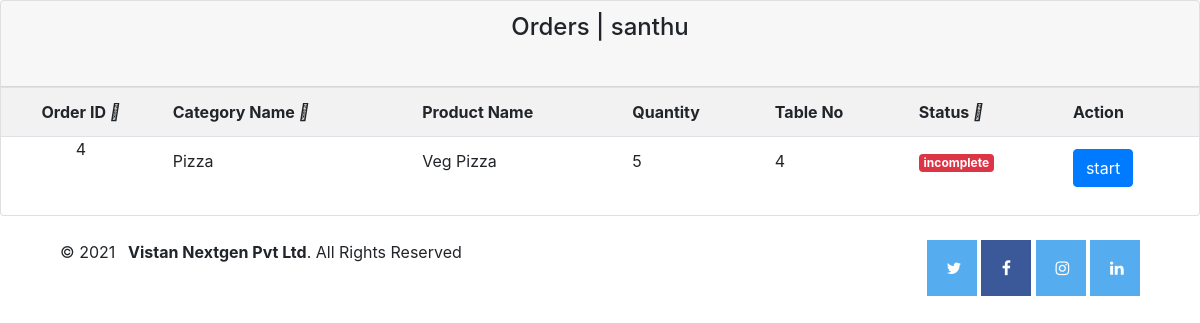
Page /api/details/4/ on the committed database.
### testapp/models.py (models this page shows, shortened)
class Chef(models.Model):
    chef_id=models.IntegerField()
    chef_name=models.CharField(max_length=100,unique=True)
    chef_image=models.ImageField(default='media')
    category_name=models.ManyToManyField(Category)
    product_name=models.CharField(max_length=100)
    orders_completed=models.IntegerField(default=0)
    description=models.TextField(null=True,blank=True)
    mobile=models.CharField(max_length=100)
    status=models.BooleanField(default=True)
    created_at=models.DateTimeField(auto_now_add=True)
    updated_at=models.DateTimeField(auto_now_add=True)
    class Meta:
        verbose_name='Chef'
        verbose_name_plural='Chefs'
    def __str__(self):
        return '{}' .format(self.chef_name)

class OrderItem(models.Model):
    order_id=models.CharField(max_length=30,null=True,blank=True)
    category_id=models.IntegerField()
    category_name=models.CharField(max_length=100)
    product_id=models.IntegerField()
    product_name=models.CharField(max_length=100)
    quantity=models.IntegerField()
    price=models.DecimalField(max_digits=20,decimal_places=2)
    description=models.TextField(null=True,blank=True)
    created_at=models.DateTimeField(auto_now_add=True)
    updated_at=models.DateTimeField(auto_now_add=True)
    allocation=models.BooleanField(default=False)
    table_no=models.IntegerField()
    prepared_by=models.CharField(max_length=100,blank=True,null=True)
    status=models.CharField(max_length=20, choices=allocation_choices, default='incomplete')
    class Meta:
        verbose_name='OrderItem'
        verbose_name_plural='OrderItems'

### testapp/views.py (the view, shortened to what this page needs)
# urls.py: path('details/<int:id>/', views.chefdetailsview,name='details'),# CHEF DETAILS PAGE URL
def chefdetailsview(request,id):
    chef=Chef.objects.get(id=id)
    print(chef.chef_name)
    orderitem=OrderItem.objects.filter(Q(prepared_by = chef.chef_name) & ( Q(status = 'incomplete') | Q(status = 'pending')))
    if len(orderitem) == 1:
        alloc_1 = orderitem[0]
        return render(request, 'testapp/chef_detail.html', {
                                                        'chef' : chef,
                                                        'orderitem':  orderitem,
                                                        'alloc_1' : alloc_1,
                                                        })
    else:
        return render(request, 'testapp/chef_detail.html', {
                                                'chef' : chef,
                                                'orderitem':  orderitem,
                                                })

### testapp/templates/testapp/chef_detail.html (shortened to what this page needs)
<!DOCTYPE html>
<html lang="en">
  {% load static %}
<head>
  <link rel="stylesheet" href="{% static 'css/chef_detail.css' %}">
  <link rel="stylesheet" href="https://cdn.jsdelivr.net/npm/bootstrap@4.6.1/dist/css/bootstrap.min.css">
  <link rel="stylesheet" href="https://cdnjs.cloudflare.com/ajax/libs/font-awesome/4.7.0/css/font-awesome.min.css">
</head>
<body>
    <div class="card card-warning">
        <div class="card-header" align="center">
            <h4>Orders | {{chef}}</h4>
            <div class="card-header-action"><br></div>
        </div>
        <div class="table-responsive">
            <div class="card-body p-0">
                {% if orderitem %}
                    <table class="table table-striped" id = "myTable">
                        <tr>
                            <th class="text-center" onclick="sortTable(0)">Order ID&nbsp;<i class="fas fa-sort"></i></th>
                            <th onclick="sortTable(1)">Category Name&nbsp;<i class="fas fa-sort"></i></th>
                            <th>Product Name</th>
                            <th>Quantity</th>
                            <th>Table No</th>
                            <th onclick="sortTable(4)">Status&nbsp;<i class="fas fa-sort"></i></th>
                            <th>Action</th>
                        </tr>
                        <tr>
                            <td class="p-0 text-center">{{alloc_1.id}} </td>
                            <td>{{alloc_1.category_name|title}}</td>
                            <td>{{alloc_1.product_name|title}}</td>
                            <td>{{alloc_1.quantity}}</td>
                            <td>{{alloc_1.table_no}}</td>
                            <td>
                                {% ifequal alloc_1.status 'pending'%}
                                    <div class="badge badge-warning">{{alloc_1.status}}</div>
                                {% else %}
                                    <div class="badge badge-danger">{{alloc_1.status}}</div>
                                {% endifequal %}
                            </td>
                            <td>
                                {% ifequal alloc_1.status 'incomplete' %}
                                    <a  class="btn btn-md btn-primary"
                                        style="text-decoration: none;"
                                        href="{% url 'testapp:pending-alloc-status' alloc_1.id  chef.id%}"
                                        data-toggle="tooltip" data-placement="top"
                                        title="start">
                                        start
                                    </a>&nbsp;
                                {% endifequal %}
                            </td>
                        </tr>
                    </table>
                {% else %}
                {% comment %} if chef dont have any orders this else part will execute {% endcomment %}
                <br>
                    <h6 class="text-center" style="color: orangered;">No orders till now ! </h6>
                <br>
                {% endif %}
            </div>
        </div>
    </div>
        <footer id="footer">
            <div class="container d-md-flex py-4" >
              <div class="container" align="left">
                <div class="copyright">
                  &copy; 2021 &nbsp;<strong><span> Vistan Nextgen Pvt Ltd</span></strong>. All Rights Reserved
                </div>
              </div>
              <div class="container" align="right">
                <a href="https://twitter.com/nextgenvistan" class="twitter"><i class="fa fa-twitter"></i></a>
                <a href="https://www.facebook.com/vistannextgen1/" class="facebook"><i class="fa fa-facebook"></i></a>
                <a href="https://www.instagram.com/vistannextgen/" class="instagram"><i class="fa fa-instagram"></i></a>
                <a href="https://in.linkedin.com/company/vistannextgen" class="linkedin"><i class="fa fa-linkedin"></i></a>
              </div>
            </div>
          </footer>
</body>
</html>

### testapp/static/css/chef_detail.css (style rules this page uses)
.fa { padding: 20px; font-size: 30px; width: 50px; text-align: right; text-decoration: none; }
.fa-facebook { background: #3B5998; color: white; }
.fa-twitter { background: #55ACEE; color: white; }
.fa-instagram { background: #55ACEE; color: white; }
.fa-linkedin { background: #55ACEE; color: white; }

### rows in the picture
Chef: chef_name "santhu"
OrderItem: id "4", category_name "Pizza", product_name "Veg Pizza", quantity "5", table_no "4", status "incomplete"
